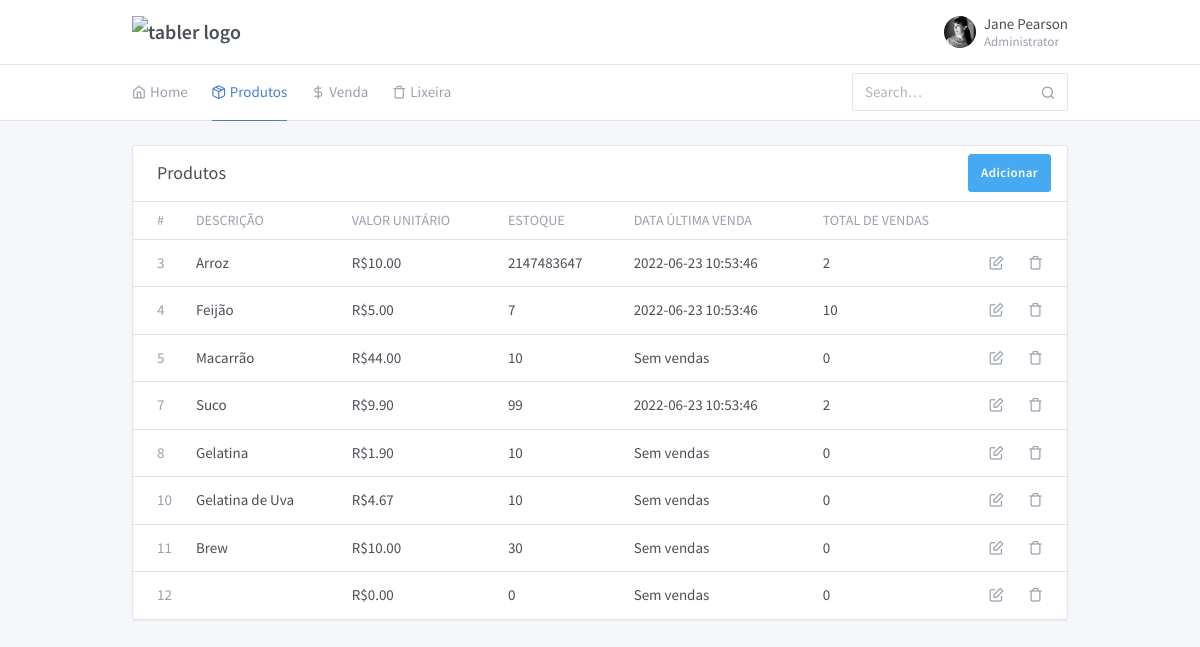
The page /projeto/produtos.php on the database as committed earlier.
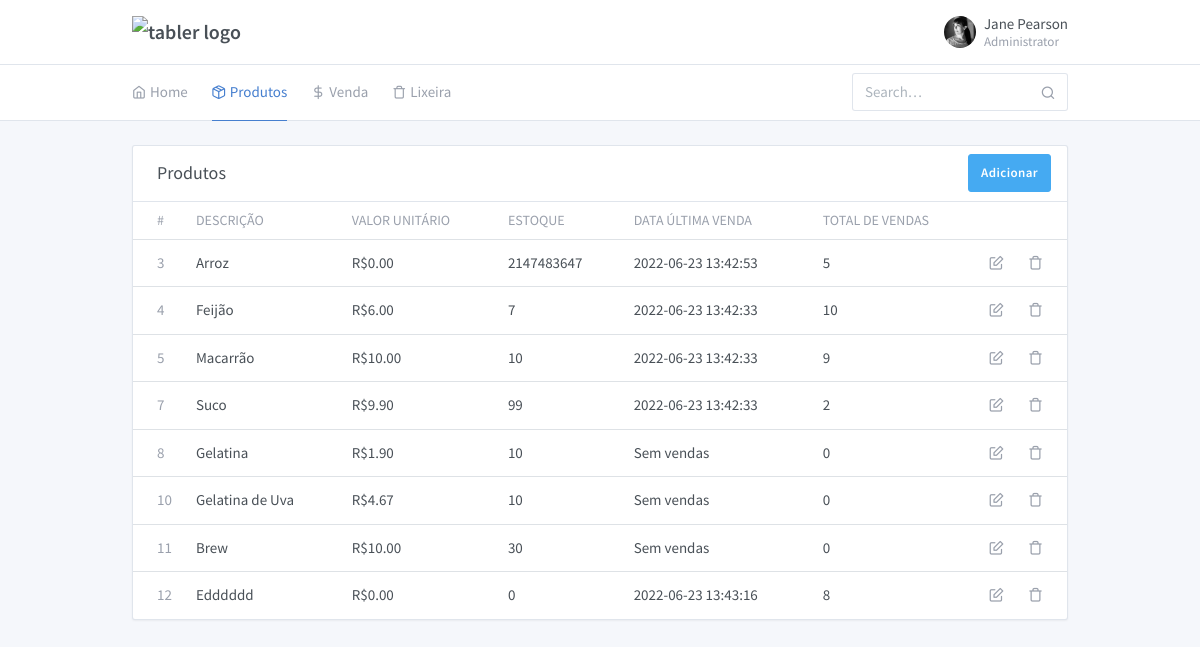
The same page on the database as committed later.
### tables this page shows
CREATE TABLE `produto` (
  `pro_id` int(11) NOT NULL,
  `pro_desc` varchar(150) NOT NULL,
  `pro_vlrunt` decimal(10,2) NOT NULL,
  `pro_qtdestoque` int(11) NOT NULL,
  `pro_codbarras` varchar(13) NOT NULL,
  `pro_ativo` varchar(1) NOT NULL
);

### projeto/produto/listaTodos.php (called while the page is built, shortened)
<?php
require_once '../projeto/produto/Produto.php';
function listAllProdutos(){
    $obj = new Produto();
    $produtos = $obj->listAll();
    return $produtos;
}

### projeto/produto/Produto.php (called while the page is built, shortened)
<?php
require_once '../Conexao.php';
class Produto
{
    private $id;
    private $desc;
    private $vlrunt;
    private $qtdestoque;
    private $data_venda;
    private $total_vendas;
    function __construct($id = null, $desc = null, $vlrunt = null, $qtdestoque = null, $codbarras = null, $ativo = 'S')
    {
        $this->id = $this->setId($id);
        $this->desc = $this->setDescricao($desc);
        $this->vlrunt = $this->setValorUnitario($vlrunt);
        $this->qtdestoque = $this->setQuantidadeEstoque($qtdestoque);
    }
    public function getId()
    {
        return $this->id;
    }
    private function setId($id)
    {
        $this->id = $id;
    }
    public function getDescricao()
    {
        return $this->desc;
    }
    public function setDescricao($desc)
    {
        $this->desc = $desc;
    }
    public function getValorUnitario()
    {
        return $this->vlrunt;
    }
    public function setValorUnitario($vlrunt)
    {
        $this->vlrunt = $vlrunt;
    }
    public function getQuantidadeEstoque()
    {
        return $this->qtdestoque;
    }
    private function setQuantidadeEstoque($qtdestoque)
    {
        $this->qtdestoque = $qtdestoque;
    }
    public function getDataVenda(){
        return isset($this->data_venda)? $this->data_venda: "Sem vendas";
    }
    private function setDataVenda($data_venda){
        $this->data_venda = $data_venda;
    }
    public function getTotalVendas(){
        return isset($this->total_vendas) ? $this->total_vendas : 0;
    }
    private function setTotalVendas($total_vendas){
        $this->total_vendas = $total_vendas;
    }
    public function listAll()
    {
        $conn = new Conexao();
        $conn->setConexao();
        $conn->query("SELECT
                    p.pro_id,
                    p.pro_desc,
                    p.pro_vlrunt,
                    p.pro_qtdestoque,
                    p.pro_codbarras,
                    p.pro_ativo,
                    MAX(v.ven_data) as ultima_venda,
                    SUM(v.ven_qtd) as total_vendas
        FROM produto p
        LEFT JOIN venda v on
            p.pro_id = v.pro_id
         WHERE p.pro_ativo = 'S'
         GROUP BY p.pro_id");
        $retorno = [];
        if ($conn->getQuery()) {
            foreach ($conn->getArrayResults() as $linha) {
                $produto = new Produto();
                $produto->setId($linha['pro_id']);
                $produto->setDescricao($linha['pro_desc']);
                $produto->setValorUnitario($linha['pro_vlrunt']);
                $produto->setQuantidadeEstoque($linha['pro_qtdestoque']);
                $produto->setCodigoBarras($linha['pro_codbarras']);
                $produto->setProdutoAtivo($linha['pro_ativo']);
                $produto->setDataVenda($linha['ultima_venda']);
                $produto->setTotalVendas($linha['total_vendas']);
                $retorno[] = $produto;
            }
        }
        return $retorno;
    }
}

### Conexao.php (called while the page is built, shortened)
<?php
class Conexao {
  private $nome;
  private $host;
  private $usuario;
  private $senha;
  private $conexao;
  private $query;
  function __construct($sNome = 'avaliacao', $sHost = 'localhost', $sUsuario = 'root', $sSenha = '') {
    $this->nome    = $sNome;
    $this->host    = $sHost;
    $this->usuario = $sUsuario;
    $this->senha   = $sSenha;
  }
  public function setConexao() {
    if(!empty($this->host) && !empty($this->usuario)) {
      if (@$this->conexao = mysqli_connect($this->host, $this->usuario, $this->senha)) {
        mysqli_select_db($this->conexao, $this->nome);
        mysqli_query($this->conexao, 'SET character_set_connection=utf8');
        mysqli_query($this->conexao, 'SET character_set_client=utf8');
        mysqli_query($this->conexao, 'SET character_set_results=utf8');
        $nOffset = -10800;
        $this->timeZone = sprintf('Etc/GMT+%s', ($nOffset / 3600 * -1));
      } else {
        echo 'Nosso banco de dados não está respondendo à solicitação de acesso, já estamos verificando. Por favor aguarde!';
      }
    } else {
      echo 'not working';
    }
  }
  public function query($sSql, $bReturn = false) {
    if($rQry = mysqli_query($this->conexao, $sSql)) {
      if($bReturn) {
        return $rQry;
      } else {
        $this->query = $rQry;
      }
    }
  }
  public function getQuery() {
    return $this->query;
  }
  public function getArrayResults() {
    $aReturn = [];
    while ($aDados = mysqli_fetch_array($this->query, MYSQLI_ASSOC)) {
      $aReturn[] = $aDados;
    }
    return $aReturn;
  }
}

### projeto/produtos.php (the view, shortened to what this page needs)
<?php
require_once '../projeto/produto/listaTodos.php';
$list_produtos = listAllProdutos();
$produtos = isset($list_produtos) ? $list_produtos : [];
?>
<!doctype html>
<html lang="en" dir="ltr">
<head>
  <link rel="stylesheet" href="https://maxcdn.bootstrapcdn.com/font-awesome/4.7.0/css/font-awesome.min.css">
  <link href="./assets/css/dashboard.css" rel="stylesheet" />
  <link href="./assets/plugins/charts-c3/plugin.css" rel="stylesheet" />
  <link href="./assets/plugins/maps-google/plugin.css" rel="stylesheet" />
</head>
<body class="">
  <div class="page">
    <div class="page-main">
      <div class="header py-4">
        <div class="container">
          <div class="d-flex">
            <a class="header-brand" href="./index.php">
              <img src="./demo/brand/tabler.svg" class="header-brand-img" alt="tabler logo">
            </a>
            <div class="d-flex order-lg-2 ml-auto">
              <div>
                <a href="#" class="nav-link pr-0 leading-none" data-toggle="dropdown">
                  <span class="avatar" style="background-image: url(./demo/faces/female/25.jpg)"></span>
                  <span class="ml-2 d-none d-lg-block">
                    <span class="text-default">Jane Pearson</span>
                    <small class="text-muted d-block mt-1">Administrator</small>
                  </span>
                </a>
              </div>
            </div>
          </div>
        </div>
      </div>
      <div class="header collapse d-lg-flex p-0" id="headerMenuCollapse">
        <div class="container">
          <div class="row align-items-center">
            <div class="col-lg-3 ml-auto">
              <form class="input-icon my-3 my-lg-0">
                <input type="search" class="form-control header-search" placeholder="Search&hellip;" tabindex="1">
                <div class="input-icon-addon">
                </div>
              </form>
            </div>
            <div class="col-lg order-lg-first">
              <ul class="nav nav-tabs border-0 flex-column flex-lg-row">
                <li class="nav-item">
                  <a href="./index.php" class="nav-link"><i class="fe fe-home"></i> Home</a>
                </li>
                <li class="nav-item">
                  <a href="./produtos.php" class="nav-link active"><i class="fe fe-package"></i> Produtos</a>
                </li>
                <li class="nav-item">
                  <a href="./form-venda.php" class="nav-link"><i class="fe fe-dollar-sign"></i> Venda</a>
                </li>
                <li class="nav-item">
                  <a href="./produtos-excluidos.php" class="nav-link"><i class="fe fe-trash"></i> Lixeira</a>
                </li>
              </ul>
            </div>
          </div>
        </div>
      </div>
      <div class="my-3 my-md-5">
        <div class="container">
          <div class="row row-cards row-deck">
            <div class="col-12">
              <div class="card">
                <div class="card-header">
                  <h3 class="card-title">Produtos</h3>
                  <div class="card-options">
                    <a href="./form-produto.php" class="btn btn-azure">Adicionar</a>
                  </div>
                </div>
                <div class="table-responsive">
                  <table class="table card-table table-vcenter text-nowrap">
                    <thead>
                      <tr>
                        <th class="w-1">#</th>
                        <th>Descrição</th>
                        <th>Valor unitário</th>
                        <th>Estoque</th>
                        <th>Data última venda</th>
                        <th>Total de vendas</th>
                        <th class="w-1"></th>
                        <th class="w-1"></th>
                      </tr>
                    </thead>
                    <tbody>
                      <tr>
                        <?php
                        foreach ($produtos as $produto) {
                          echo '<td><span class="text-muted">' . $produto->getId() . '</span></td>
                              <td>
                                ' . $produto->getDescricao() . '
                              </td>
                              <td>
                                R$' . $produto->getValorUnitario() . '
                              </td>
                              <td>
                                ' . $produto->getQuantidadeEstoque() . '
                              </td>
                              <td>
                               ' . $produto->getDataVenda() . '
                              </td>
                              <td>
                                ' . $produto->getTotalVendas() . '
                              </td>
                              <td>
                                <a class="icon" href="./form-produto-edit.php?id=' . $produto->getId() . '">
                                  <i class="fe fe-edit"></i>
                                </a>
                              </td>
                              <td>
                                <a class="icon" href="./produto/delete.php?id=' . $produto->getId() . '">
                                  <i class="fe fe-trash"></i>
                                </a>
                              </td>
                            </tr>';
                        }
                        ?>
                    </tbody>
                  </table>
                </div>
              </div>
            </div>
          </div>
        </div>
      </div>
    </div>
  </div>
</body>
</html>

Rows that differ between the two databases and show on the page:
changed produto "Arroz": pro_vlrunt "10.00" → "0.00"; DataVenda "2022-06-23 10:53:46" → "2022-06-23 13:42:53"; TotalVendas "2" → "5"
changed produto "Feijão": pro_vlrunt "5.00" → "6.00"; DataVenda "2022-06-23 10:53:46" → "2022-06-23 13:42:33"
changed produto "Macarrão": pro_vlrunt "44.00" → "10.00"; DataVenda "Sem vendas" → "2022-06-23 13:42:33"; TotalVendas "0" → "9"
computed for produto "Suco": DataVenda "2022-06-23 10:53:46" → "2022-06-23 13:42:33"
changed produto id 12: pro_desc (not shown) → "Edddddd"; DataVenda "Sem vendas" → "2022-06-23 13:43:16"; TotalVendas "0" → "8"
